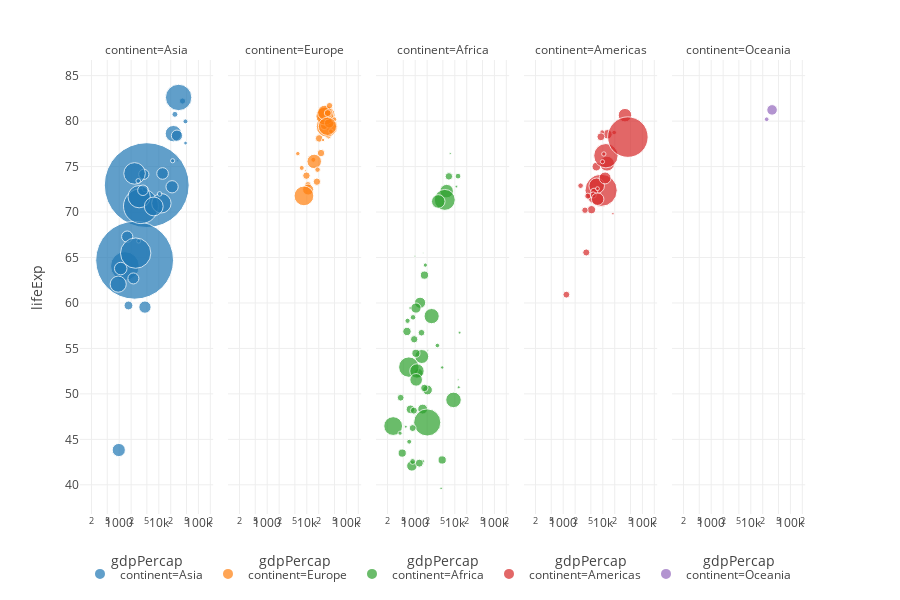

The notebook cell saved with this chart:
### Code cell
p = px.scatter(gapminder, 
               x="gdpPercap", 
               y="lifeExp", 
               color='continent', 
               size = 'pop', 
               size_max=60, 
               facet_col='continent', 
               log_x = True, 
               template='none')
p.update_layout({'legend_orientation':'h'})

### Figure 1 — Plotly figure (JSON) as saved in the notebook; plotly's stock layout.template omitted (floating-point values rounded to 4 significant figures)
{"data": [{"hoverlabel": {"namelength": 0}, "hovertemplate": "continent=Asia<br>gdpPercap=%{x}<br>lifeExp=%{y}<br>pop=%{marker.size}", "legendgroup": "continent=Asia", "marker": {"color": "#1f77b4", "size": [31889923, 708573, 150448339, 14131858, 1318683096, 6980412, 1110396331, 223547000, 69453570, 27499638, 6426679, 127467972, 6053193, 23301725, 49044790, 2505559, 3921278, 24821286, 2874127, 47761980, 28901790, 3204897, 169270617, 91077287, 27601038, 4553009, 20378239, 19314747, 23174294, 65068149, 85262356, 4018332, 22211743], "sizemode": "area", "sizeref": 366300.0, "symbol": "circle"}, "mode": "markers", "name": "continent=Asia", "showlegend": true, "type": "scatter", "x": [974.6, 29800.0, 1391.0, 1714.0, 4959.0, 39720.0, 2452.0, 3541.0, 11610.0, 4471.0, 25520.0, 31660.0, 4519.0, 1593.0, 23350.0, 47310.0, 10460.0, 12450.0, 3096.0, 944, 1091.0, 22320.0, 2606.0, 3190.0, 21650.0, 47140.0, 3970.0, 4185.0, 28720.0, 7458.0, 2442.0, 3025.0, 2281.0], "xaxis": "x", "y": [43.83, 75.64, 64.06, 59.72, 72.96, 82.21, 64.7, 70.65, 70.96, 59.55, 80.75, 82.6, 72.53, 67.3, 78.62, 77.59, 71.99, 74.24, 66.8, 62.07, 63.78, 75.64, 65.48, 71.69, 72.78, 79.97, 72.4, 74.14, 78.4, 70.62, 74.25, 73.42, 62.7], "yaxis": "y"}, {"hoverlabel": {"namelength": 0}, "hovertemplate": "continent=Europe<br>gdpPercap=%{x}<br>lifeExp=%{y}<br>pop=%{marker.size}", "legendgroup": "continent=Europe", "marker": {"color": "#ff7f0e", "size": [3600523, 8199783, 10392226, 4552198, 7322858, 4493312, 10228744, 5468120, 5238460, 61083916, 82400996, 10706290, 9956108, 301931, 4109086, 58147733, 684736, 16570613, 4627926, 38518241, 10642836, 22276056, 10150265, 5447502, 2009245, 40448191, 9031088, 7554661, 71158647, 60776238], "sizemode": "area", "sizeref": 366300.0, "symbol": "circle"}, "mode": "markers", "name": "continent=Europe", "showlegend": true, "type": "scatter", "x": [5937.0, 36130.0, 33690.0, 7446.0, 10680.0, 14620.0, 22830.0, 35280.0, 33210.0, 30470.0, 32170.0, 27540.0, 18010.0, 36180.0, 40680.0, 28570.0, 9254.0, 36800.0, 49360.0, 15390.0, 20510.0, 10810.0, 9787.0, 18680.0, 25770.0, 28820.0, 33860.0, 37510.0, 8458.0, 33200.0], "xaxis": "x2", "y": [76.42, 79.83, 79.44, 74.85, 73.0, 75.75, 76.49, 78.33, 79.31, 80.66, 79.41, 79.48, 73.34, 81.76, 78.89, 80.55, 74.54, 79.76, 80.2, 75.56, 78.1, 72.48, 74.0, 74.66, 77.93, 80.94, 80.88, 81.7, 71.78, 79.42], "yaxis": "y2"}, {"hoverlabel": {"namelength": 0}, "hovertemplate": "continent=Africa<br>gdpPercap=%{x}<br>lifeExp=%{y}<br>pop=%{marker.size}", "legendgroup": "continent=Africa", "marker": {"color": "#2ca02c", "size": [33333216, 12420476, 8078314, 1639131, 14326203, 8390505, 17696293, 4369038, 10238807, 710960, 64606759, 3800610, 18013409, 496374, 80264543, 551201, 4906585, 76511887, 1454867, 1688359, 22873338, 9947814, 1472041, 35610177, 2012649, 3193942, 6036914, 19167654, 13327079, 12031795, 3270065, 1250882, 33757175, 19951656, 2055080, 12894865, 135031164, 798094, 8860588, 199579, 12267493, 6144562, 9118773, 43997828, 42292929, 1133066, 38139640, 5701579, 10276158, 29170398, 11746035, 12311143], "sizemode": "area", "sizeref": 366300.0, "symbol": "circle"}, "mode": "markers", "name": "continent=Africa", "showlegend": true, "type": "scatter", "x": [6223.0, 4797.0, 1441.0, 12570.0, 1217.0, 430.1, 2042.0, 706.0, 1704.0, 986.1, 277.6, 3633.0, 1545.0, 2082.0, 5581.0, 12150.0, 641.4, 690.8, 13210.0, 752.7, 1328.0, 942.7, 579.2, 1463.0, 1569.0, 414.5, 12060.0, 1045.0, 759.3, 1043.0, 1803.0, 10960.0, 3820.0, 823.7, 4811.0, 619.7, 2014.0, 7670.0, 863.1, 1598.0, 1712.0, 862.5, 926.1, 9270.0, 2602.0, 4513.0, 1107.0, 883.0, 7093.0, 1056.0, 1271.0, 469.7], "xaxis": "x3", "y": [72.3, 42.73, 56.73, 50.73, 52.3, 49.58, 50.43, 44.74, 50.65, 65.15, 46.46, 55.32, 48.33, 54.79, 71.34, 51.58, 58.04, 52.95, 56.73, 59.45, 60.02, 56.01, 46.39, 54.11, 42.59, 45.68, 73.95, 59.44, 48.3, 54.47, 64.16, 72.8, 71.16, 42.08, 52.91, 56.87, 46.86, 76.44, 46.24, 65.53, 63.06, 42.57, 48.16, 49.34, 58.56, 39.61, 52.52, 58.42, 73.92, 51.54, 42.38, 43.49], "yaxis": "y3"}, {"hoverlabel": {"namelength": 0}, "hovertemplate": "continent=Americas<br>gdpPercap=%{x}<br>lifeExp=%{y}<br>pop=%{marker.size}", "legendgroup": "continent=Americas", "marker": {"color": "#d62728", "size": [40301927, 9119152, 190010647, 33390141, 16284741, 44227550, 4133884, 11416987, 9319622, 13755680, 6939688, 12572928, 8502814, 7483763, 2780132, 108700891, 5675356, 3242173, 6667147, 28674757, 3942491, 1056608, 301139947, 3447496, 26084662], "sizemode": "area", "sizeref": 366300.0, "symbol": "circle"}, "mode": "markers", "name": "continent=Americas", "showlegend": true, "type": "scatter", "x": [12780.0, 3822.0, 9066.0, 36320.0, 13170.0, 7007.0, 9645.0, 8948.0, 6025.0, 6873.0, 5728.0, 5186.0, 1202.0, 3548.0, 7321.0, 11980.0, 2749.0, 9809.0, 4173.0, 7409.0, 19330.0, 18010.0, 42950.0, 10610.0, 11420.0], "xaxis": "x4", "y": [75.32, 65.55, 72.39, 80.65, 78.55, 72.89, 78.78, 78.27, 72.23, 74.99, 71.88, 70.26, 60.92, 70.2, 72.57, 76.19, 72.9, 75.54, 71.75, 71.42, 78.75, 69.82, 78.24, 76.38, 73.75], "yaxis": "y4"}, {"hoverlabel": {"namelength": 0}, "hovertemplate": "continent=Oceania<br>gdpPercap=%{x}<br>lifeExp=%{y}<br>pop=%{marker.size}", "legendgroup": "continent=Oceania", "marker": {"color": "#9467bd", "size": [20434176, 4115771], "sizemode": "area", "sizeref": 366300.0, "symbol": "circle"}, "mode": "markers", "name": "continent=Oceania", "showlegend": true, "type": "scatter", "x": [34440.0, 25190.0], "xaxis": "x5", "y": [81.23, 80.2], "yaxis": "y5"}], "layout": {"annotations": [{"font": {}, "showarrow": false, "text": "continent=Asia", "x": 0.09, "xanchor": "center", "xref": "paper", "y": 1, "yanchor": "bottom", "yref": "paper"}, {"font": {}, "showarrow": false, "text": "continent=Europe", "x": 0.29, "xanchor": "center", "xref": "paper", "y": 1, "yanchor": "bottom", "yref": "paper"}, {"font": {}, "showarrow": false, "text": "continent=Africa", "x": 0.49, "xanchor": "center", "xref": "paper", "y": 1, "yanchor": "bottom", "yref": "paper"}, {"font": {}, "showarrow": false, "text": "continent=Americas", "x": 0.69, "xanchor": "center", "xref": "paper", "y": 1, "yanchor": "bottom", "yref": "paper"}, {"font": {}, "showarrow": false, "text": "continent=Oceania", "x": 0.89, "xanchor": "center", "xref": "paper", "y": 1, "yanchor": "bottom", "yref": "paper"}], "height": 600, "legend": {"itemsizing": "constant", "orientation": "h", "tracegroupgap": 0}, "margin": {"t": 60}, "xaxis": {"anchor": "y", "domain": [0, 0.18], "title": {"text": "gdpPercap"}, "type": "log"}, "xaxis2": {"anchor": "y2", "domain": [0.2, 0.38], "matches": "x", "title": {"text": "gdpPercap"}, "type": "log"}, "xaxis3": {"anchor": "y3", "domain": [0.4, 0.58], "matches": "x", "title": {"text": "gdpPercap"}, "type": "log"}, "xaxis4": {"anchor": "y4", "domain": [0.6, 0.78], "matches": "x", "title": {"text": "gdpPercap"}, "type": "log"}, "xaxis5": {"anchor": "y5", "domain": [0.8, 0.98], "matches": "x", "title": {"text": "gdpPercap"}, "type": "log"}, "yaxis": {"anchor": "x", "domain": [0, 1], "title": {"text": "lifeExp"}}, "yaxis2": {"anchor": "x2", "domain": [0, 1], "matches": "y", "showticklabels": false}, "yaxis3": {"anchor": "x3", "domain": [0, 1], "matches": "y", "showticklabels": false}, "yaxis4": {"anchor": "x4", "domain": [0, 1], "matches": "y", "showticklabels": false}, "yaxis5": {"anchor": "x5", "domain": [0, 1], "matches": "y", "showticklabels": false}}}
